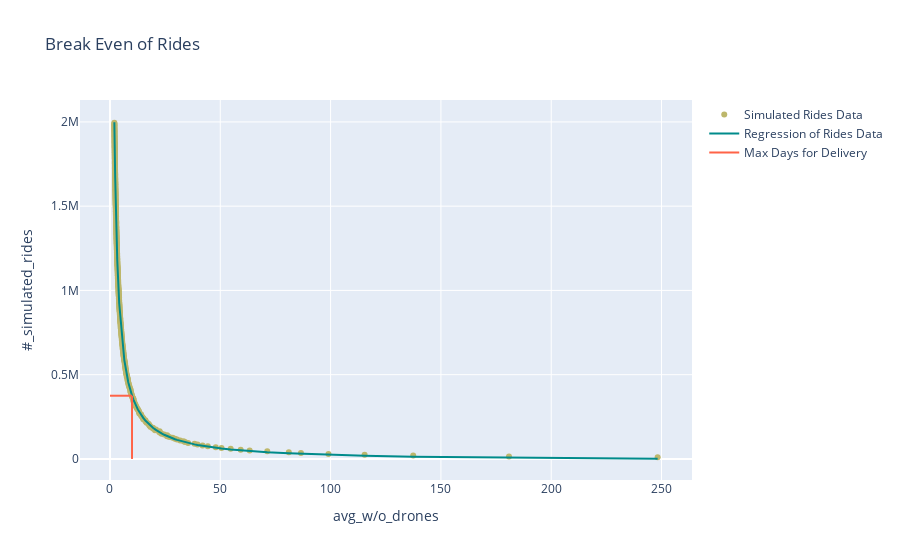

Notebook source saved alongside this figure:
### Code cell
import plotly.express as px
import plotly.graph_objects as go
df = results # iris is a pandas DataFrame
max_days = 10
current_metric = "avg_w/o_drones"
needed_rides = get_rides_num(max_days,df,current_metric)
fig1 = px.scatter(df, x=current_metric, y="#_simulated_rides",color_discrete_sequence=["DarkKhaki"],title="Break Even of Rides" )
fig1['data'][0]['name']='Simulated Rides Data'
fig1['data'][0]['showlegend']=True
fig2 = px.line(x=df[current_metric], y=regression_function(df[current_metric],*get_opt_parameter(df)),color_discrete_sequence=["DarkCyan"])
fig2['data'][0]['name']='Regression of Rides Data'
fig2['data'][0]['showlegend']=True
fig3 = px.line(x=[max_days,max_days], y=[0,needed_rides],color_discrete_sequence=["tomato"])
fig3['data'][0]['name']='Max Days for Delivery'
fig3['data'][0]['showlegend']=True
fig4 = px.line(x=[0,max_days], y=[needed_rides,needed_rides],color_discrete_sequence=["tomato"] )
all_fig = go.Figure(data=fig1.data + fig2.data + fig3.data + fig4.data, layout = fig1.layout, )
all_fig.show()

### Figure 1 — Plotly figure (JSON) as saved in the notebook; plotly's stock layout.template omitted (floating-point values rounded to 4 significant figures; data arrays with more than 128 entries replaced by an {"elided": "..."} marker saying what was removed)
{"data": [{"hovertemplate": "avg_w/o_drones=%{x}<br>#_simulated_rides=%{y}<extra></extra>", "legendgroup": "", "marker": {"color": "DarkKhaki", "symbol": "circle"}, "mode": "markers", "name": "Simulated Rides Data", "orientation": "v", "showlegend": true, "type": "scatter", "x": {"elided": "398 float values"}, "xaxis": "x", "y": {"elided": "398 int values"}, "yaxis": "y"}, {"hovertemplate": "x=%{x}<br>y=%{y}<extra></extra>", "legendgroup": "", "line": {"color": "DarkCyan", "dash": "solid"}, "marker": {"symbol": "circle"}, "mode": "lines", "name": "Regression of Rides Data", "orientation": "v", "showlegend": true, "type": "scatter", "x": {"elided": "398 float values"}, "xaxis": "x", "y": {"elided": "398 float values"}, "yaxis": "y"}, {"hovertemplate": "x=%{x}<br>y=%{y}<extra></extra>", "legendgroup": "", "line": {"color": "tomato", "dash": "solid"}, "marker": {"symbol": "circle"}, "mode": "lines", "name": "Max Days for Delivery", "orientation": "v", "showlegend": true, "type": "scatter", "x": [10, 10], "xaxis": "x", "y": [0, 375100.0], "yaxis": "y"}, {"hovertemplate": "x=%{x}<br>y=%{y}<extra></extra>", "legendgroup": "", "line": {"color": "tomato", "dash": "solid"}, "marker": {"symbol": "circle"}, "mode": "lines", "name": "", "orientation": "v", "showlegend": false, "type": "scatter", "x": [0, 10], "xaxis": "x", "y": [375100.0, 375100.0], "yaxis": "y"}], "layout": {"legend": {"tracegroupgap": 0}, "title": {"text": "Break Even of Rides"}, "xaxis": {"anchor": "y", "domain": [0, 1], "title": {"text": "avg_w/o_drones"}}, "yaxis": {"anchor": "x", "domain": [0, 1], "title": {"text": "#_simulated_rides"}}}}
